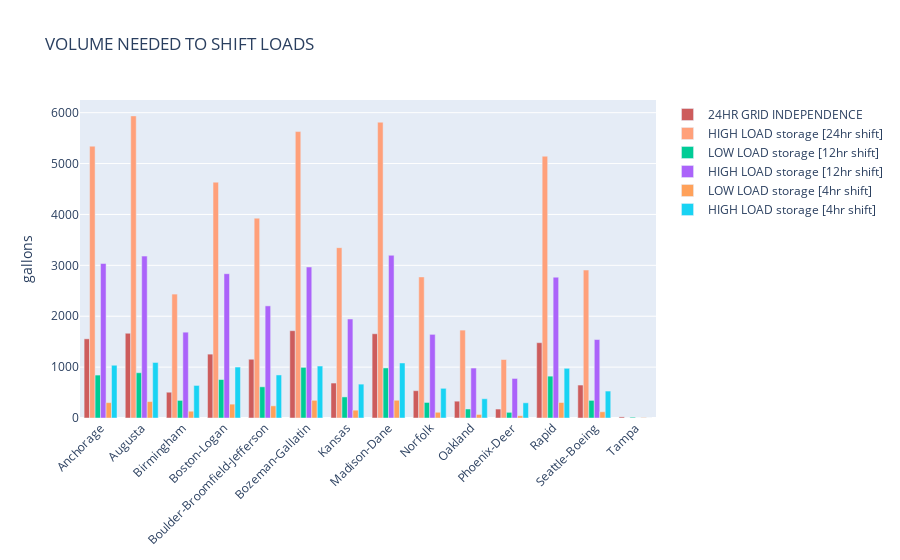

The notebook cell this image was saved under:
### Code cell
# Plot Storage Required By Location as Bar Graph

cities = highGasUse12['city'].to_list()

gal_low24 = (lowGasUse24['volume']).tolist()
gal_hi24 = (highGasUse24['volume']).tolist()

gal_low12 = (lowGasUse12['volume']).tolist()
gal_hi12 = (highGasUse12['volume']).tolist()

gal_low4 = (lowGasUse4['volume']).tolist()
gal_hi4 = (highGasUse4['volume']).tolist()
#kWhSize = newPANDA['heat_Need_LOW'].tolist()

fig = go.Figure()
fig.add_trace(go.Bar(
    x=cities,
    y=gal_low24,
    name='24HR GRID INDEPENDENCE',
    marker_color='indianred'
))

fig.add_trace(go.Bar(
    x=cities,
    y=gal_hi24,
    name='HIGH LOAD storage [24hr shift]',
    marker_color='lightsalmon'
))

fig.add_trace(go.Bar(
    x=cities,
    y=gal_low12,
    name='LOW LOAD storage [12hr shift]',
#    marker_color='indianred'
))

fig.add_trace(go.Bar(
    x=cities,
    y=gal_hi12,
    name='HIGH LOAD storage [12hr shift]',
#    marker_color='lightsalmon'
))

fig.add_trace(go.Bar(
    x=cities,
    y=gal_low4,
    name='LOW LOAD storage [4hr shift]',
#    marker_color='indianred'
))

fig.add_trace(go.Bar(
    x=cities,
    y=gal_hi4,
    name='HIGH LOAD storage [4hr shift]',
#    marker_color='lightsalmon'
))



# fig.add_trace(go.Bar(
#     x=cities,
#     y=kWhSize,
#     name='Effective Battery Size',
#     marker_color='lightsalmon'
# ))


# Here we modify the tickangle of the xaxis, resulting in rotated labels.
fig.update_layout(yaxis_title ='gallons', title='VOLUME NEEDED TO SHIFT LOADS', barmode='group', xaxis_tickangle=-45)
fig.show()

### Figure 1 — Plotly figure (JSON) as saved in the notebook; plotly's stock layout.template omitted (floating-point values rounded to 4 significant figures)
{"data": [{"marker": {"color": "indianred"}, "name": "24HR GRID INDEPENDENCE", "type": "bar", "x": ["Anchorage", "Augusta", "Birmingham", "Boston-Logan", "Boulder-Broomfield-Jefferson", "Bozeman-Gallatin", "Kansas", "Madison-Dane", "Norfolk", "Oakland", "Phoenix-Deer", "Rapid", "Seattle-Boeing", "Tampa"], "y": [1556.0, 1665.0, 506.6, 1255.0, 1154.0, 1715.0, 686.9, 1655.0, 536.7, 330.5, 175.9, 1480.0, 647.7, 21.89]}, {"marker": {"color": "lightsalmon"}, "name": "HIGH LOAD storage [24hr shift]", "type": "bar", "x": ["Anchorage", "Augusta", "Birmingham", "Boston-Logan", "Boulder-Broomfield-Jefferson", "Bozeman-Gallatin", "Kansas", "Madison-Dane", "Norfolk", "Oakland", "Phoenix-Deer", "Rapid", "Seattle-Boeing", "Tampa"], "y": [5342.0, 5937.0, 2435.0, 4635.0, 3928.0, 5629.0, 3348.0, 5813.0, 2773.0, 1727.0, 1149.0, 5145.0, 2907.0, 0]}, {"name": "LOW LOAD storage [12hr shift]", "type": "bar", "x": ["Anchorage", "Augusta", "Birmingham", "Boston-Logan", "Boulder-Broomfield-Jefferson", "Bozeman-Gallatin", "Kansas", "Madison-Dane", "Norfolk", "Oakland", "Phoenix-Deer", "Rapid", "Seattle-Boeing", "Tampa"], "y": [843.6, 889.8, 346.1, 755.9, 613.0, 994.9, 414.3, 983.9, 305.3, 177.1, 111.2, 822.4, 346.4, 15.49]}, {"name": "HIGH LOAD storage [12hr shift]", "type": "bar", "x": ["Anchorage", "Augusta", "Birmingham", "Boston-Logan", "Boulder-Broomfield-Jefferson", "Bozeman-Gallatin", "Kansas", "Madison-Dane", "Norfolk", "Oakland", "Phoenix-Deer", "Rapid", "Seattle-Boeing", "Tampa"], "y": [3036.0, 3182.0, 1687.0, 2836.0, 2203.0, 2967.0, 1946.0, 3198.0, 1644.0, 981.5, 777.3, 2767.0, 1542.0, 0]}, {"name": "LOW LOAD storage [4hr shift]", "type": "bar", "x": ["Anchorage", "Augusta", "Birmingham", "Boston-Logan", "Boulder-Broomfield-Jefferson", "Bozeman-Gallatin", "Kansas", "Madison-Dane", "Norfolk", "Oakland", "Phoenix-Deer", "Rapid", "Seattle-Boeing", "Tampa"], "y": [301.9, 322.6, 133.2, 272.3, 238.7, 347.3, 153.6, 348.6, 112.6, 69.6, 44.39, 304.7, 122.3, 8.068]}, {"name": "HIGH LOAD storage [4hr shift]", "type": "bar", "x": ["Anchorage", "Augusta", "Birmingham", "Boston-Logan", "Boulder-Broomfield-Jefferson", "Bozeman-Gallatin", "Kansas", "Madison-Dane", "Norfolk", "Oakland", "Phoenix-Deer", "Rapid", "Seattle-Boeing", "Tampa"], "y": [1037.0, 1091.0, 639.8, 1001.0, 845.8, 1021.0, 665.6, 1081.0, 583.3, 378.3, 298.8, 976.4, 529.4, 0]}], "layout": {"barmode": "group", "title": {"text": "VOLUME NEEDED TO SHIFT LOADS"}, "xaxis": {"tickangle": -45}, "yaxis": {"title": {"text": "gallons"}}}}
